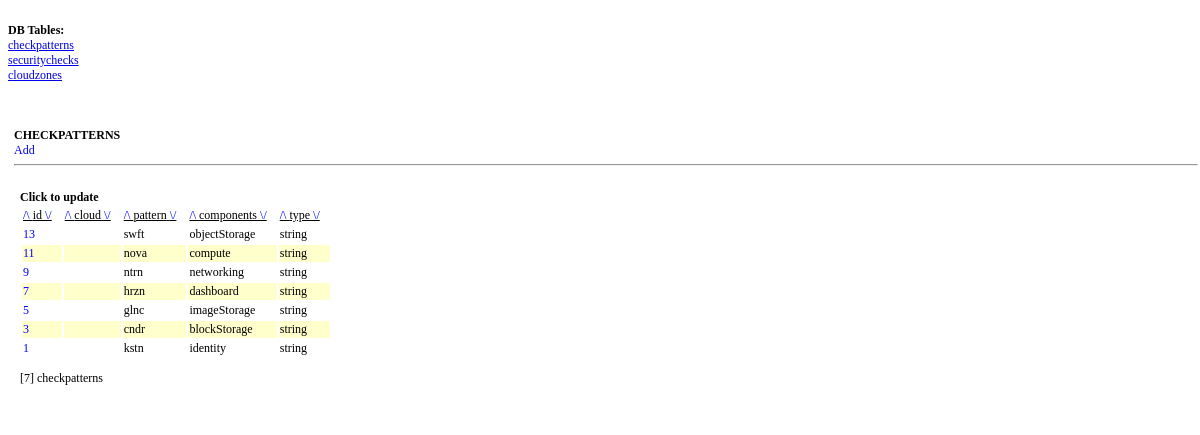
The page /apache/html/db.php?cat=checkpatterns&cmd=update&field=numbers on the database its author committed.
### tables this page shows
CREATE TABLE `checkPatterns` (
  `id` int(11) NOT NULL AUTO_INCREMENT,
  `type` varchar(16) NOT NULL,
  `pattern` varchar(32) NOT NULL,
  `components` varchar(256) NOT NULL,
  PRIMARY KEY (`id`)
);

### apache/html/inc/db.class/_class.checkpatterns.php (called while the page is built, shortened)
<?php
        class CheckPattern extends Gen
        {
                function __construct()
                {
                        $this->table_name       =       'checkPatterns';
                }
        }

### apache/html/inc/db.class/_class.general_db.php (the view, shortened to what this page needs)
<?php
        class Gen
        {
                var $table_name;
                var $data_array;
                function dsp_link($where, $num_sort, $shfields)
                {
                        $rowdata = $this->load_all($where);
                        $i = 0;
                        echo "<th><a href=".$_SERVER['PHP_SELF']."?cat=".$_GET['cat']."&cmd=".$_GET['cmd']."&way=asc&orderby=id>/\ </a>".$num_sort;
                        echo "<a href=".$_SERVER['PHP_SELF']."?cat=".$_GET['cat']."&cmd=".$_GET['cmd']."&way=desc&orderby=id> \/</a></th>";
                        foreach($shfields as $sval => $fld_val)
                        {
                                echo "<th><a href=".$_SERVER['PHP_SELF']."?cat=".$_GET['cat']."&cmd=".$_GET['cmd']."&way=asc&orderby=".$fld_val.">/\ </a>".$fld_val;
                                echo "<a href=".$_SERVER['PHP_SELF']."?cat=".$_GET['cat']."&cmd=".$_GET['cmd']."&way=desc&orderby=".$fld_val."> \/</a></th>";
                        }
                        foreach($rowdata as $row)
                        {
                                if($i == '0') { $sty = '#ffffff'; } else { $sty = '#ffffcc'; }
                                echo "<tr bgcolor=".$sty."><td valign=top><a href=".$_SERVER['PHP_SELF']."?cat=".$_GET['cat']."&cmd=".$_GET['cmd']."&id=";
                                echo $row[$num_sort].">".$row[$num_sort]."</a></td> ";
                                foreach($shfields as $val)
                                {
                                        echo "<td valign=top>";
                                        echo htmlentities($row[$val]);
                                        echo "</td>";
                                }
                                $i++;
                                if($i > 1) { $i = 0; }
                                echo "</tr>";
                        }
                }
                function load_all($where)
                {
                        global $row_nums, $dbconn;
                        if(empty($where))
                        {
                                $where_str = NULL;
                        }
                        else
                        {
                                $where_str = $where;
                        }
                        $q = "SELECT * FROM $this->table_name $where_str";
                        $res = mysqli_query($dbconn, $q) or die('load_all: '.mysqli_error($dbconn));
                        while($row = mysqli_fetch_assoc($res))
                        {
                                $this->data_array[] = $row;
                        }
                                return $this->data_array;
                }
        }
?>

### apache/html/rsc/_main_style.css (style rules this page uses)
body,table, select, input, option { font-size: 12px; font-family: "Trebuchet MS"; }
th { text-align: left; font-weight: normal; width: 1px; text-decoration: underline; white-space: nowrap; padding-right: 10px; }
td { width:1px; white-space:nowrap; padding-right: 10px; }
#left a,#main a,#leftnav a { text-decoration: none; color: #00f; }

### rows shown on the page
checkpatterns: id "13", pattern "swft", components "objectStorage", type "string"
checkpatterns: id "11", pattern "nova", components "compute", type "string"
checkpatterns: id "9", pattern "ntrn", components "networking", type "string"
checkpatterns: id "7", pattern "hrzn", components "dashboard", type "string"
checkpatterns: id "5", pattern "glnc", components "imageStorage", type "string"
checkpatterns: id "3", pattern "cndr", components "blockStorage", type "string"
checkpatterns: id "1", pattern "kstn", components "identity", type "string"

### other values the page prints
$aint "checkpatterns"
$aint "securitychecks"
$aint "cloudzones"
str_replace('_', ' ', $_GET['cat']) "CHECKPATTERNS"
$num_sort "id"
$fld_val "cloud"
$fld_val "pattern"
$fld_val "components"
$fld_val "type"
$row_nums "7"
str_replace('_', ' ', $cat) "checkpatterns"
